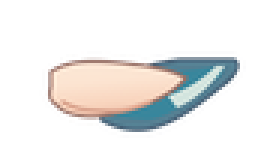
#> input picture assets/props/held-diary/writing-posture/arms/support-contact-back.png, 92 x 48 px (shown 3 times larger)
$ python build.py
#> lines starting #> are read from the running program, lines starting #| are printed output that depends on the picture; after the words box and inside, x2 and y2 are one past the last pixel; in counts of white or black regions, pixels touching at a corner belong together
"""Register the original d1 supporting finger around the bottom of the binding."""
import math
from pathlib import Path

import numpy as np
from PIL import Image
from scipy.ndimage import binary_dilation, label


HERE = Path(__file__).resolve().parent
HELD = HERE.parents[1]
SIZE = (154, 123)


def rgba(path):
    with Image.open(path) as im:
        return im.convert("RGBA")


def front():
    source = rgba(HELD / "grip-back.png")
    pixels = np.array(source)
    y, x = np.indices((SIZE[1], SIZE[0]))
    # The lowest finger is separated from the nearer fingers by an ink contour.
    # The broad end enters the rear palm and lies under the bottom of the binding.
    upper = np.interp(x, [25, 40, 56, 73, 84, 90], [84, 78, 75, 72, 71, 70])
    alpha = pixels[:,:,3] * np.clip(y - upper, 0, 1) * (x >= 25)
    labels, _ = label(alpha > 3)
    biggest = np.bincount(labels.ravel())[1:].argmax() + 1
    alpha *= binary_dilation(labels == biggest)
    source.putalpha(Image.fromarray(np.rint(alpha).astype("uint8")))
    degrees, scale = 137, .73
    c, s = math.cos(math.radians(degrees)), math.sin(math.radians(degrees))
    inverse = np.array(((c, s), (-s, c))) / scale
    offset = np.array((77, 81)) - inverse @ np.array((35, 90))
    affine = (*inverse[0], offset[0], *inverse[1], offset[1])
    return source.convert("RGBa").transform(SIZE, Image.Transform.AFFINE, affine,
                                          Image.Resampling.BICUBIC).convert("RGBA")


def main():
    back = Image.new("RGBA", SIZE)
#> back: PIL image 154x123 RGBA; every value is 0
    back.alpha_composite(rgba(HELD / "writing-posture/arms/support-contact-back.png"), (1, 55))
#> in rgba, im is the input picture: PIL image 92x48 RGBA; mean R, G, B, A 50.7, 50.1, 49.7, 65.2
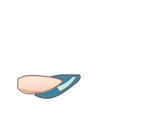
#> back: PIL image 154x123 RGBA; mean R, G, B, A 11.8, 11.7, 11.6, 15.2; transparent parts drawn white
    back.alpha_composite(rgba(HELD / "grip-back.png"))
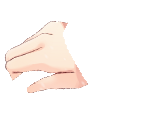
#> input picture assets/props/held-diary/grip-back.png, 154 x 123 px
#> in rgba, im is the input picture: PIL image 154x123 RGBA; mean R, G, B, A 48.8, 42.7, 39.4, 44.7
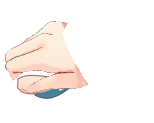
#> back: PIL image 154x123 RGBA; mean R, G, B, A 49.3, 44.1, 41, 51.6; transparent parts drawn white
    back.save(HERE / "support-back.png", optimize=True)
    front().save(HERE / "support-front.png", optimize=True)
#> in front, `alpha = pixels[:,:,3] * np.clip(y - upper, 0, 1) * (x >= 25)`:
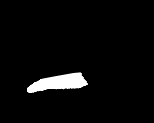
#> alpha: shape (123, 154) float64; min 0, max 255, mean 9.8
#> in front, `labels, _ = label(alpha > 3)`:
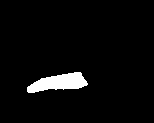
#> labels: shape (123, 154) int32; values 0 (black) and 1 (white), 4.1% white; 1 white region, box (x1, y1, x2, y2) and area: (27, 72, 88, 93) 768
#> in front, `biggest = np.bincount(labels.ravel())[1:].argmax() + 1`: biggest = 1
#> in front, `source.putalpha(Image.fromarray(np.rint(alpha).astype("uint8")))`:
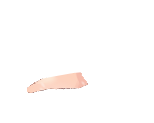
#> source: PIL image 154x123 RGBA; mean R, G, B, A 48.8, 42.7, 39.4, 9.8; transparent parts drawn white
#> in front, `return source.convert("RGBa").transform(SIZE, Image.Transform.AFFINE, ..`:
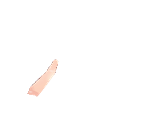
#> returned value: PIL image 154x123 RGBA; mean R, G, B, A 5.6, 4.6, 4.2, 5.2; transparent parts drawn white


if __name__ == "__main__":
    main()
